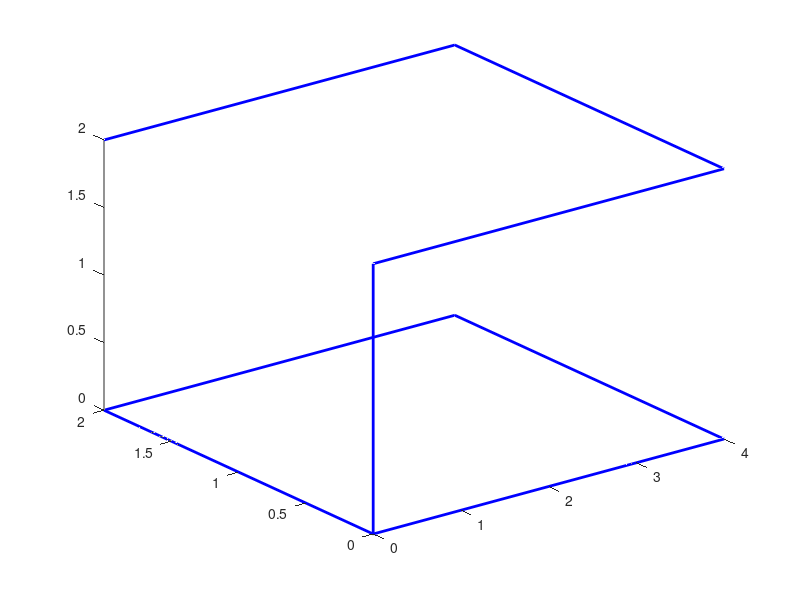

MATLAB code to generate this figure: (Note: this script raises an error after producing the figure.)
% Define car parameters
carLength = 4; % Length of the car in meters
carWidth = 2; % Width of the car in meters
wheelRadius = 0.5; % Radius of the wheels in meters

% Create car body
carBody = [0, 0, 0;...
           carLength, 0, 0;...
           carLength, carWidth, 0;...
           0, carWidth, 0;...
           0, 0, 0;...
           0, 0, 2;...
           carLength, 0, 2;...
           carLength, carWidth, 2;...
           0, carWidth, 2];

% Create wheel positions
wheel1Pos = [0, 0, 0];
wheel2Pos = [carLength, 0, 0];
wheel3Pos = [carLength, carWidth, 0];
wheel4Pos = [0, carWidth, 0];

% Plot car body
figure;
plot3(carBody(:, 1), carBody(:, 2), carBody(:, 3), 'b', 'LineWidth', 2);
hold on;

% Plot wheels
drawWheel(wheel1Pos, wheelRadius);
drawWheel(wheel2Pos, wheelRadius);
drawWheel(wheel3Pos, wheelRadius);
drawWheel(wheel4Pos, wheelRadius);

xlabel('X');
ylabel('Y');
zlabel('Z');
view(3); % Set the 3D view
grid on;

% Function to draw wheels
function drawWheel(position, radius)
    [x, y, z] = cylinder(radius, 100);
    z = z * 0.1; % Set the thickness of the wheel
    z = z + position(3); % Set the position of the wheel along the z-axis
    wheel = surf(x + position(1), y + position(2), z, 'FaceColor', [0.3 0.3 0.3], 'EdgeColor', 'none');
end
